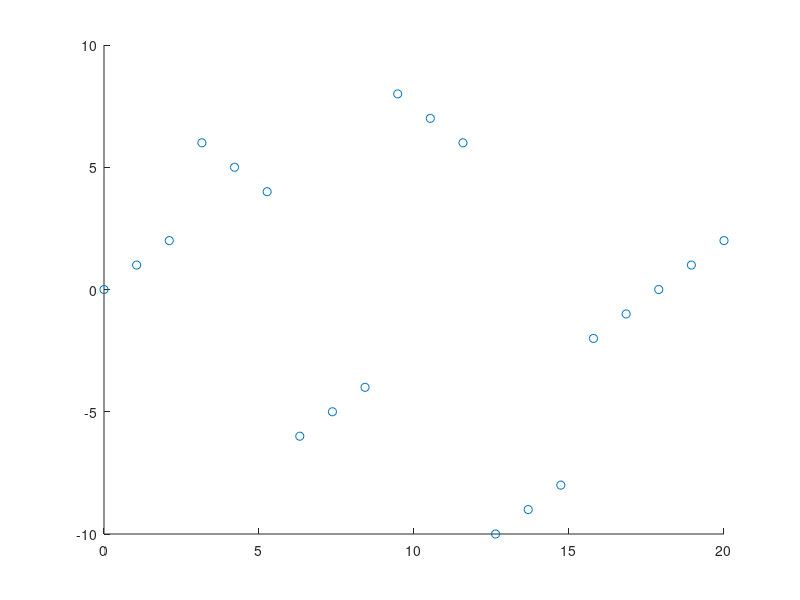

Reproduce this figure in MATLAB. (Note: this script raises an error after producing the figure.)
%% Test Linesplitting fn on sawtooth
% L Drabsch 8/4/16
close all
clear all
clc
load mydata

fig = figure(1);
scatter(mydata(:,1),mydata(:,2));
Lines = LineSplit(mydata,0.1,2);

% plotlines(Lines,Data,fig);
